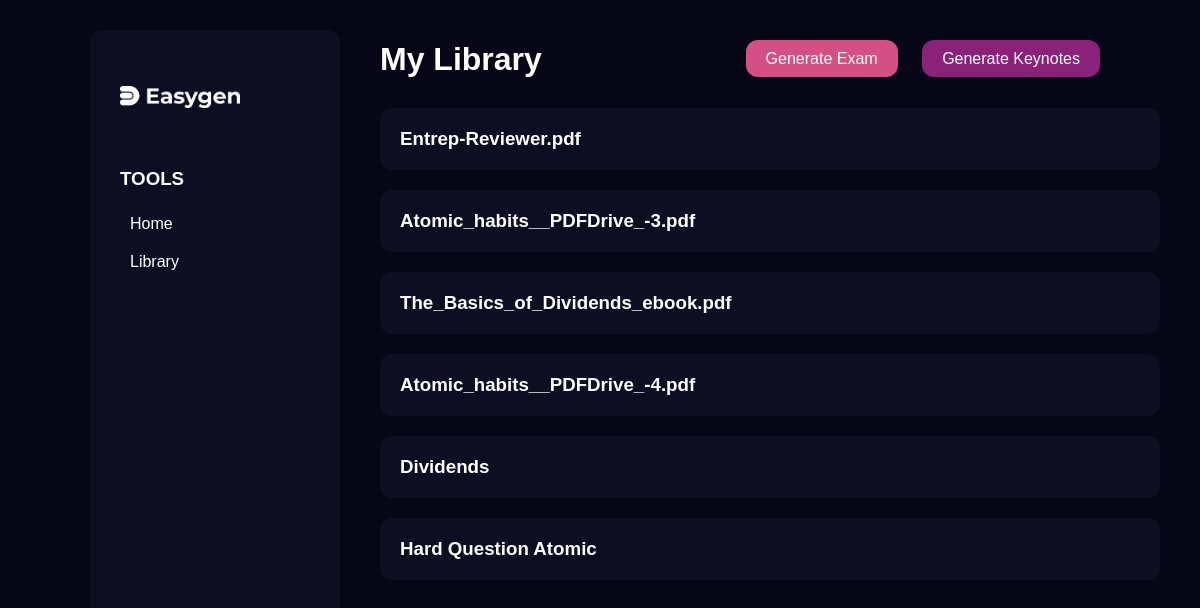
/library, run on an earlier commit of the app's database.
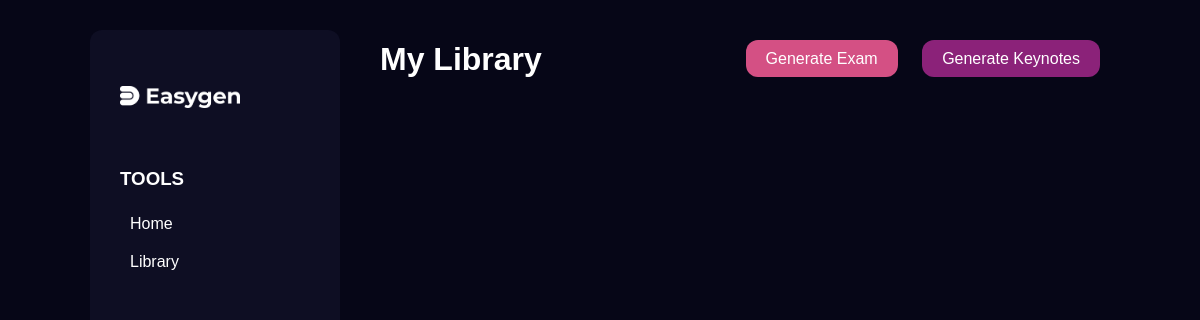
And on a later commit of the database.
### app/schema.py (models this page shows, shortened)
class QuestionSet(db.Model):
    __tablename__ = 'question_set'
    id = db.Column(db.Integer, primary_key=True)
    title = db.Column(db.String(150))
    created_at = db.Column(db.DateTime(timezone=True), default=db.func.current_timestamp())
    questions = db.relationship('Question')

### app/blueprints/library.py (the view)
@library.route('/library')
def library_page():
    question_sets = QuestionSet.query.all()
    return render_template('library.html', question_sets=question_sets)

### app/templates/library.html (shortened to what this page needs)
{% extends 'layout/dashboard.html'%}
{% block content%}
<div class="my-library-container">
    <h1>My Library</h1>
    <div class="btn-container">
        <a class="btn" href="{{ url_for('upload.upload_page')}}">Generate Exam</a>
        <a class="btn" href="{{ url_for('key_upload.key_upload_page')}}">Generate Keynotes</a>
    </div>
</div>
    <div class="continue-card-container">
        {% for set in question_sets %}
        <div class="continue-card" data-set-id="{{ set.id }}">
            <h3>{{ set.title }}</h3>
        </div>
        {% endfor %}
    </div>
{% endblock %}

What changed in the data, as far as the page shows it:
removed QuestionSet: title "Entrep-Reviewer.pdf"
removed QuestionSet: title "Atomic_habits__PDFDrive_-3.pdf"
removed QuestionSet: title "The_Basics_of_Dividends_ebook.pdf"
removed QuestionSet: title "Atomic_habits__PDFDrive_-4.pdf"
removed QuestionSet: title "Dividends"
removed QuestionSet: title "Hard Question Atomic"
